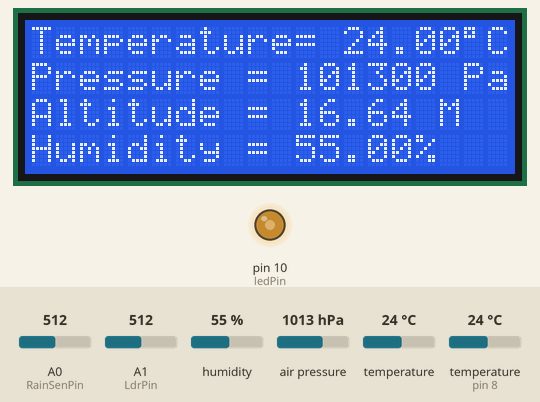
The sketch below on a simulated Arduino Uno, built with avr-gcc and run on an emulated ATmega328P. Shown: 20×4 character LCD, output pins drawn as LEDs (lit = HIGH). The test bench sets the inputs (shaded band); at power-on: A0 (RainSenPin) = 512, A1 (LdrPin) = 512, humidity 55 %, air pressure 1013 hPa, temperature 24 °C, temperature (sensor on pin 8) 24 °C. The modem accepts every AT command (registered, SIM ready, sends succeed) and sends nothing else; pins used as bus, display or sensor lines are not drawn; what the sketch prints to the serial monitor is not drawn.

Above: at 4.7 s.
4.8 s: A0 (RainSenPin) set to 306
At 8.8 s:
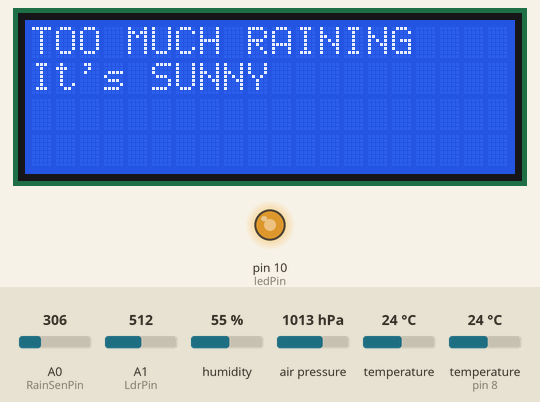
11.8 s: A0 (RainSenPin) set to 992
At 15.6 s:
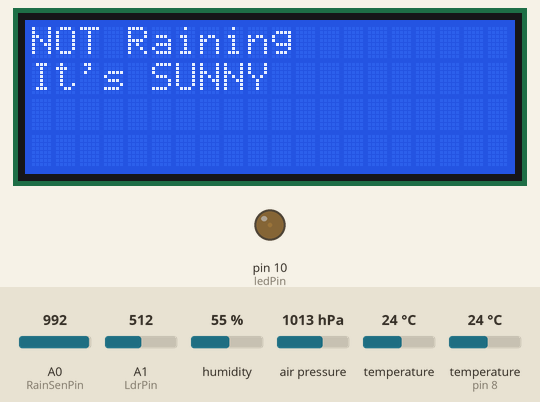
18.8 s: A1 (LdrPin) set to 672
22.5 s: A1 (LdrPin) set to 682
At 28.6 s:
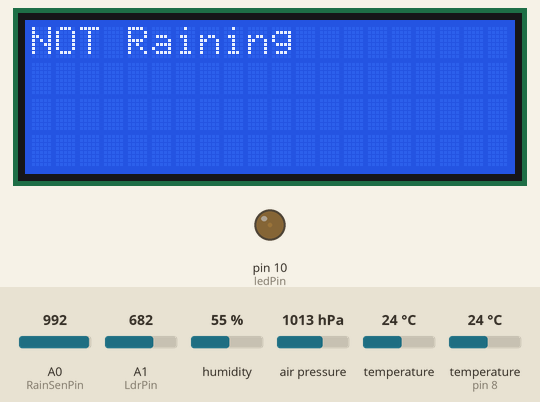
29.5 s: A0 (RainSenPin) set to 244
At 36.1 s:
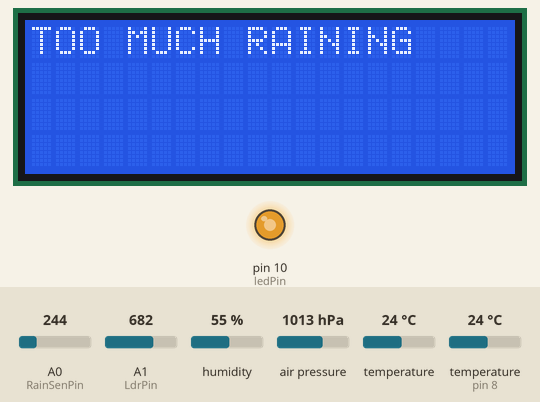
36.4 s: A1 (LdrPin) set to 716
At 43.1 s:
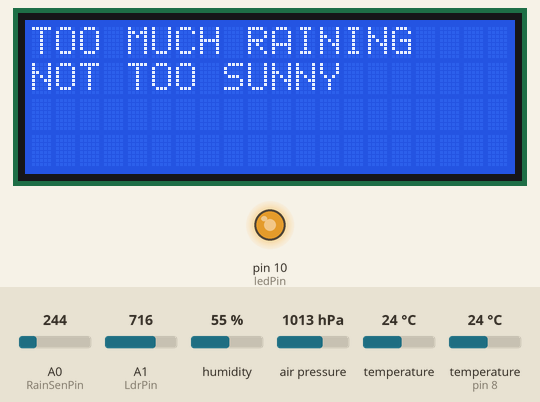
Timing chart, 0 to 44.3 s (numbered marks = the images above; inputs shaded):
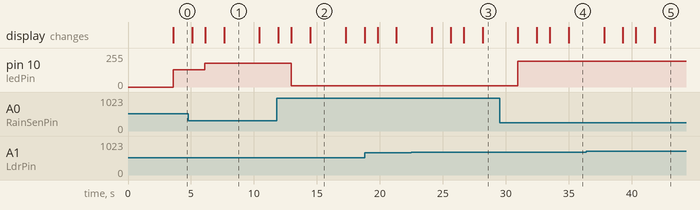

Measured:
- the behaviour switches between 681 and 682 on A1 (LdrPin) (found by bisection; images 2 and 3)
- after the input at 4.8 s, pin 10 (ledPin): 128/255 → 179/255 after 1.3 s; the display: first differs from a run without the input after 2.8 s (image 1)
- after the input at 11.8 s, pin 10 (ledPin): 179/255 → 8/255 after 1.2 s; the display: first differs from a run without the input after 2.7 s (image 2)
- after the input at 22.5 s, the display: first differs from a run without the input after 3.1 s (image 3)
- after the input at 29.5 s, pin 10 (ledPin): 8/255 → 195/255 after 1.4 s; the display: first differs from a run without the input after 3.0 s (image 4)
- after the input at 36.4 s, the display: first differs from a run without the input after 2.9 s (image 5)
- what the display in image 1 shows lasts 2.8 s, from 7.6 s to 10.4 s

The sketch:

IOT_Based_Smart_Weather_Station.ino
```cpp
#include <Adafruit_BMP085.h>
#include <LiquidCrystal.h>
#include <SoftwareSerial.h>
#include <dht.h>


String statusChWriteKey = "3GR24MX89U9D95II";

LiquidCrystal lcd(12, 11, 5, 4, 3, 2);

SoftwareSerial EspSerial(6, 7); // Rx,  Tx
#define HARDWARE_RESET 9
#define speed8266 9600


Adafruit_BMP085 bmp;
#define ledPin 10
#define dataPin 8
#define RainSenPin A0
#define LdrPin A1

// Variables to be used with timers
long writeTimingSeconds = 10; // ==> Define Sample time in seconds to send data
long startWriteTiming = 0;
long elapsedWriteTime = 0;

int spare = 0;
boolean error;

dht DHT;


void setup() {

  Serial.begin(9600);

    pinMode(ledPin, OUTPUT);
    digitalWrite(ledPin, LOW);

   if (!bmp.begin()) {
	Serial.println("Could not find a valid BMP085 sensor, check wiring!");
	while (1) {}
  }
  lcd.begin(20, 4);

  Serial.begin(speed8266);

  EspSerial.begin(9600);       // Communication with WiFi Module
  pinMode(HARDWARE_RESET,OUTPUT);
  digitalWrite(HARDWARE_RESET, HIGH);

  EspHardwareReset(); //WiFi Module Reset
  startWriteTiming = millis(); // starting the "program clock"

}
  int readData = DHT.read22(dataPin);
  int sensorValue = analogRead(RainSenPin);  // Read the analog value from sensor
  int Ldrvalue = analogRead(LdrPin);
  float h = DHT.humidity;
  int outputValue = map(sensorValue, 0, 1023, 255, 0); // map the 10-bit data to 8-bit data

  int LDRoutput = map(Ldrvalue, 0, 1023, 255, 0);


void loop() {
    LCDv();

    start: // label
    error = 0;

    elapsedWriteTime = millis() - startWriteTiming;

    if (elapsedWriteTime > (writeTimingSeconds * 500))
    {

        writeThingSpeak();
        startWriteTiming = millis();
    }

    if (error == 1) // Resend if transmission is not completed
    {
        Serial.println(" <<<< ERROR >>>>");
        delay(2000);
        goto start; // go to label "start"
    }

  // BMP180();    //A4 to SCL & A5 to SDA
  // dhts();      //  Dht22 Pin 8
  // Rainsensor();  // A0 analog Input
  // LDR();  // A1 analog Input

}


void BMP180( void){
    Serial.print("Temperature = ");
    Serial.print(bmp.readTemperature());
    Serial.write(0xC2);
    Serial.write(0xB0);
    Serial.println("C");
    Serial.print("Pressure = ");
    Serial.print(bmp.readPressure());
    Serial.println(" Pa");
    Serial.print("Pressure at sealevel (calculated) = ");
    Serial.print(bmp.readSealevelPressure());
    Serial.println(" Pa");
    Serial.print("Real altitude = ");
    Serial.print(bmp.readAltitude(101500));
    Serial.println(" meters");

    // lcd.setCursor(0, 2);
    // lcd.print("Sea lvl pressure = ");
  	// lcd.print(bmp.readSealevelPressure());
	  // lcd.print("Pa");
    // delay(500);


}


void dhts(void){
  int readData = DHT.read22(dataPin);
  float h = DHT.humidity;
	// Gets the values of the humidity

  //Printing the results on the serial monitor
	// Serial.print("Temperature= ");
  // Serial.print(t);
  // Serial.write(0xC2);
  // Serial.write(0xB0);
  // Serial.print("C | ");
  // Serial.print("Humidity = ");
	// Serial.print(h);
	// Serial.println("%");

  // lcd.clear();
  // lcd.setCursor(0, 0);
  // lcd.print("Humidity = ");
	// lcd.print(h);
	// lcd.print("%   ");

 }

void Rainsensor( void ){
  // int sensorValue = analogRead(RainSenPin);  // Read the analog value from sensor
  // int outputValue = map(sensorValue, 0, 1023, 255, 0); // map the 10-bit data to 8-bit data
  // analogWrite(ledPin, outputValue); // generate PWM signal
  // Serial.print("Rain Value is = ");
  // Serial.println(outputValue);          // Return analog rain value
  // delay(500);
  // lcd.setCursor(0, 1);
  // lcd.print("Rain Value is = ");
	// lcd.print(outputValue);
//   if(outputValue < 85 )
// {
//   Serial.println("NOT Raining   ");
// }
// else if(outputValue > 85 && outputValue < 170)
// {
//    Serial.println("Raining Bit    ");
// }
// else if(outputValue > 180 && outputValue < 254)
// {
//    Serial.println("TOO MUCH RAINING   ");
// }
}
void LDR(void){
// int Ldrvalue = analogRead(LdrPin);
// int LDRoutput = map(Ldrvalue, 0, 1023, 255, 0);
// // Serial.print("Sunlight is = ");
// // Serial.println(LDRoutput);
// if(LDRoutput < 85 )
// {
//   Serial.println("NOT too suny   ");
// }
// else if(LDRoutput > 85 && LDRoutput < 170)
// {
//    Serial.println("Suny         ");
// }
// else if(LDRoutput > 180 && LDRoutput < 254)
// {
//    Serial.println("IT's Too sunny ");
// }
}

void LCDv(void){
  int readData = DHT.read22(dataPin);
  int sensorValue = analogRead(RainSenPin);  // Read the analog value from sensor
  int Ldrvalue = analogRead(LdrPin);
  float h = DHT.humidity;
  int outputValue = map(sensorValue, 0, 1023, 255, 0); // map the 10-bit data to 8-bit data
  analogWrite(ledPin, outputValue);
  int LDRoutput = map(Ldrvalue, 0, 1023, 255, 0);


    lcd.setCursor(0, 0);
    lcd.print("Temperature= ");
  	lcd.print(bmp.readTemperature());
	  lcd.print(F("\xDF"));
    lcd.print("C");
    lcd.setCursor(0, 1);
    lcd.print("Pressure = ");
  	lcd.print(bmp.readPressure());
	  lcd.print(" Pa");
    lcd.setCursor(0, 2);
    lcd.print("Altitude = ");
  	lcd.print(bmp.readAltitude(101500));
	  lcd.print(" M");
    lcd.setCursor(0, 3);
    lcd.print("Humidity = ");
	  lcd.print(h);
	  lcd.print("% ");
    delay(1500);
    lcd.clear();
    if(outputValue < 85 )
    {
    //Serial.println("NOT Raining   ");
    lcd.setCursor(0, 0);
    lcd.print("NOT Raining   ");

}
else if(outputValue > 85 && outputValue < 170)
{
  // Serial.println("Raining Bit    ");
   lcd.setCursor(0, 0);
   lcd.print("Raining Bit    ");
}
else if(outputValue > 171 && outputValue < 254)
{
  // Serial.println("TOO MUCH RAINING   ");
   lcd.setCursor(0, 0);
   lcd.print("TOO MUCH RAINING   ");
}
    // lcd.setCursor(0, 0);
    // lcd.print("Rain Value is = ");
	  // lcd.print(outputValue);
    if(LDRoutput < 85 )
{
  //Serial.println("NOT too suny   ");
  lcd.setCursor(0, 1);
  lcd.print("NOT TOO SUNNY   ");
}
else if(LDRoutput > 85 && LDRoutput < 170)
{
   //Serial.println("Suny         ");
   lcd.setCursor(0, 1);
   lcd.print("It's SUNNY         ");
}
else if(LDRoutput > 171 && LDRoutput < 254)
{
   //Serial.println("IT's Too sunny ");
   lcd.setCursor(0, 1);
   lcd.print("It's TOO SUNNY    ");
}
    // lcd.setCursor(0, 1);
    // lcd.print("Sunlight is = ");
    // lcd.print(LDRoutput);
    delay(1000);


}

/********* Conexao com TCP com Thingspeak *******/
void writeThingSpeak(void)
{
    startThingSpeakCmd();


    // preparacao da string GET
    String getStr = "GET /update?api_key=";
    getStr += statusChWriteKey;
    getStr += "&field1=";
    getStr += String(bmp.readTemperature());
    int Ldrvalue = analogRead(LdrPin);
    int LDRoutput = map(Ldrvalue, 0, 1023, 255, 0);
    getStr += "&field2=";
    getStr += String(LDRoutput);
    int sensorValue = analogRead(RainSenPin);  // Read the analog value from sensor
    int outputValue = map(sensorValue, 0, 1023, 255, 0); // map the 10-bit data to 8-bit data
    getStr += "&field3=";
    getStr += String(outputValue);
    getStr += "&field4=";
    getStr += String(bmp.readAltitude(101500));
    getStr += "&field5=";
    getStr += String(bmp.readPressure());
    getStr += "&field6=";
    getStr += String(DHT.humidity);
    getStr += "&field7=";
    getStr += String(spare);
    getStr += "\r\n\r\n";

    sendThingSpeakGetCmd(getStr);
}

/********* Reset ESP *************/
void EspHardwareReset(void)
 {
    Serial.println("Reseting.......");
    digitalWrite(HARDWARE_RESET, LOW);
    delay(500);
    digitalWrite(HARDWARE_RESET, HIGH);
    delay(3000); // Time needed to start reading
    Serial.println("RESET");
}

/********* Start communication with ThingSpeak*************/
void startThingSpeakCmd(void)
 {
    EspSerial.flush(); // clears the buffer before starting to record
    String cmd = "AT+CIPSTART=\"TCP\",\"";
    cmd += "184.106.153.149"; //  IP address of api.thingspeak.com
    cmd += "\",80";
    EspSerial.println(cmd);
    Serial.print("sent ==> Start cmd: ");
    Serial.println(cmd);

    if (EspSerial.find("Error"))
    {
        Serial.println("AT+CIPSTART error");
        return;
    }
}

/********* send a GET cmd to ThingSpeak *************/
String sendThingSpeakGetCmd(String getStr)
 {
    String cmd = "AT+CIPSEND=";
    cmd += String(getStr.length());
    EspSerial.println(cmd);
    Serial.print("sent ==> lenght cmd: ");
    Serial.println(cmd);

    if (EspSerial.find((char *)">"))
    {
        EspSerial.print(getStr);
        Serial.print("sent ==> getStr: ");
        Serial.println(getStr);
        delay(500); // time to process the GET, without this delay it shows busy in the next command

        String messageBody = "";
        while (EspSerial.available())
        {
            String line = EspSerial.readStringUntil('\n');
            if (line.length() == 1)
            { // actual content starts after empty line (that has length 1)
                messageBody = EspSerial.readStringUntil('\n');
            }
        }
        Serial.print("MessageBody received: ");
        Serial.println(messageBody);
        return messageBody;
    }
    else
    {
        EspSerial.println("AT+CIPCLOSE");                   // alert user
        Serial.println("ESP8266 CIPSEND ERROR: RESENDING"); // Resend...
        spare = spare + 1;
        error = 1;
        return "error";
    }
}
```
